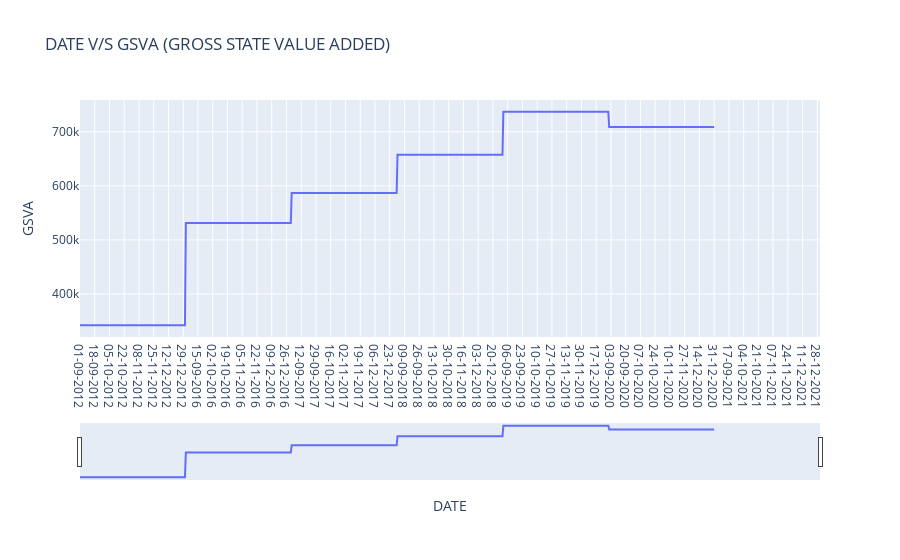

Notebook code for this chart:
### Code cell
import plotly.express as px
import pandas as pd
df= pd.read_csv("STN1.csv")
#df=px.data.stocks()
#print(df)
fig=px.line(df,x='DATE',y="GSVA", title='DATE V/S GSVA (GROSS STATE VALUE ADDED)')
fig.update_xaxes(rangeslider_visible=True)
fig.show()

### Figure 1 — Plotly figure (JSON) as saved in the notebook; plotly's stock layout.template omitted (floating-point values rounded to 4 significant figures; data arrays with more than 128 entries replaced by an {"elided": "..."} marker saying what was removed)
{"data": [{"hovertemplate": "DATE=%{x}<br>GSVA=%{y}<extra></extra>", "legendgroup": "", "line": {"color": "#636efa", "dash": "solid"}, "marker": {"symbol": "circle"}, "mode": "lines", "name": "", "orientation": "v", "showlegend": false, "type": "scatter", "x": {"elided": "854 str values"}, "xaxis": "x", "y": {"elided": "854 int values"}, "yaxis": "y"}], "layout": {"legend": {"tracegroupgap": 0}, "title": {"text": "DATE V/S GSVA (GROSS STATE VALUE ADDED)"}, "xaxis": {"anchor": "y", "domain": [0, 1], "rangeslider": {"visible": true}, "title": {"text": "DATE"}}, "yaxis": {"anchor": "x", "domain": [0, 1], "title": {"text": "GSVA"}}}}
